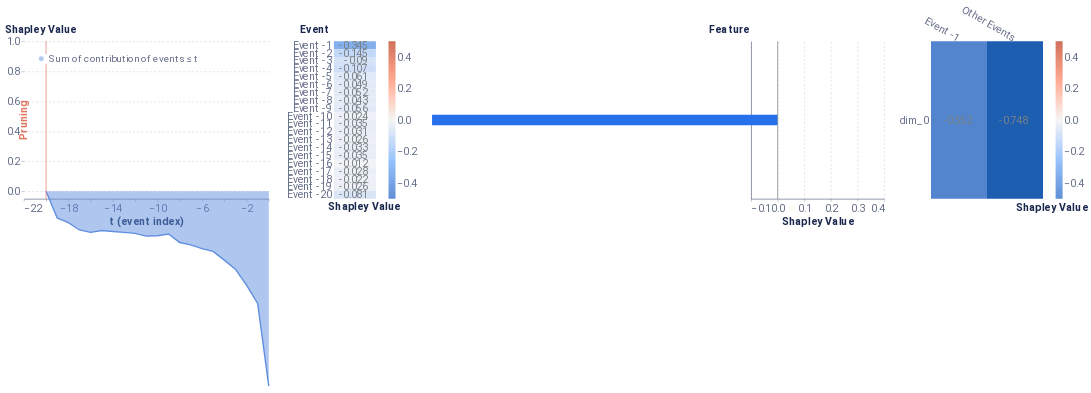

The code cell stored with this chart in its notebook:
### Markdown cell above
#### Average event = 3507

### Code cell
local_event_explaination(3507)

### Figure 1 — Vega-Lite specification as saved in the notebook (floating-point values rounded to 4 significant figures)
{"config": {"axis": {"domain": true, "domainColor": "#666F89", "grid": false, "gridCap": "round", "gridColor": "#B3B7C4", "gridDash": [2, 4], "gridWidth": 0.5, "labelColor": "#666F89", "labelFont": "Roboto, Arial, sans-serif", "labelPadding": 2, "tickColor": "#666F89", "tickOpacity": 0.5, "tickSize": 4, "titleColor": "#19274E", "titleFont": "Roboto, Arial, sans-serif", "titleFontSize": 12}, "axisBand": {"domain": true, "labelPadding": 4, "ticks": false}, "axisY": {"domain": false, "titleAlign": "left", "titleAngle": 0, "titleX": -20, "titleY": -10}, "legend": {"labelColor": "#666F89", "labelFont": "Roboto, Arial, sans-serif", "labelFontSize": 12, "symbolSize": 40, "titleColor": "#19274E", "titleFont": "Roboto, Arial, sans-serif", "titleFontSize": 12, "titlePadding": 4}, "arc": {"stroke": "#FFFFFF", "strokeWidth": 1}, "bar": {"fill": "#2770EB", "stroke": null}, "line": {"stroke": "#2770EB", "strokeWidth": 2}, "path": {"stroke": "#2770EB", "strokeWidth": 0.5}, "point": {"fill": "#2770EB", "shape": "circle", "filled": true}, "rect": {"fill": "#2770EB"}, "rule": {"stroke": "#666F89"}, "shape": {"stroke": "#2770EB"}, "text": {"color": "#19274E", "font": "Roboto, Arial, sans-serif", "fontSize": 12}, "range": {"category": ["#2770EB", "#77B98A", "#DA5252", "#FFC400", "#A87AEA", "#00A39E", "#19274E"], "diverging": ["#006360", "#2BB3AE", "#96D9D7", "#FFFFFF", "#EDAAAA", "#DA5252", "#811D1D"], "heatmap": ["#18448F", "#1B4EA5", "#2770EB", "#4C88EE", "#82ACF3", "#A6C4F7", "#E9F1FD"], "ramp": ["#18448F", "#1B4EA5", "#2770EB", "#4C88EE", "#82ACF3", "#A6C4F7", "#E9F1FD"]}, "background": "#FFFFFF", "group": {"fill": "#FFFFFF"}, "header": {"labelColor": "#19274E", "labelFont": "Roboto, Arial, sans-serif", "labelFontSize": 12, "titleColor": "#19274E", "titleFont": "Roboto, Arial, sans-serif", "titleFontSize": 16}, "title": {"anchor": "start", "color": "#19274E", "font": "Roboto, Arial, sans-serif", "fontSize": 20, "fontWeight": "bold", "offset": 20, "subtitleColor": "#19274E", "subtitleFontSize": 16}, "view": {"continuousHeight": 300, "continuousWidth": 400, "stroke": "transparent"}}, "hconcat": [{"layer": [{"mark": {"type": "area", "opacity": 0.5}, "encoding": {"color": {"field": "Coalition", "legend": {"fillColor": "white", "labelFontSize": 14, "labelLimit": 0, "orient": "top-left", "symbolSize": 50, "symbolStrokeWidth": 0, "title": null}, "scale": {"domain": ["Sum of contribution of events ≤ t"], "range": ["#618FE0"]}, "type": "nominal"}, "x": {"axis": {"labelFontSize": 15, "title": "t (event index)", "titleFontSize": 15}, "field": "t (event index)", "type": "quantitative"}, "y": {"axis": {"grid": true, "labelFontSize": 15, "titleFontSize": 15, "titleX": -28}, "field": "Shapley Value", "scale": {"domain": [-0.05, 1]}, "type": "quantitative"}}}, {"mark": "line", "encoding": {"color": {"field": "Coalition", "legend": {"fillColor": "white", "labelFontSize": 14, "labelLimit": 0, "orient": "top-left", "symbolSize": 50, "symbolStrokeWidth": 0, "title": null}, "scale": {"domain": ["Sum of contribution of events ≤ t"], "range": ["#618FE0"]}, "type": "nominal"}, "x": {"axis": {"labelFontSize": 15, "title": "t (event index)", "titleFontSize": 15}, "field": "t (event index)", "type": "quantitative"}, "y": {"axis": {"grid": true, "labelFontSize": 15, "titleFontSize": 15, "titleX": -28}, "field": "Shapley Value", "scale": {"domain": [-0.05, 1]}, "type": "quantitative"}}}, {"data": {"name": "data-a5230d44a0ee90255047fc67d1705c8b"}, "mark": {"type": "rule", "color": "#E17560"}, "encoding": {"x": {"field": "x", "type": "quantitative"}}}, {"data": {"name": "data-ee8aec25528fa53b6011f1eacee6f6c5"}, "mark": {"type": "text", "angle": 270, "color": "#E17560", "fontSize": 15, "fontWeight": "bold", "text": "Pruning"}, "encoding": {"x": {"field": "x", "type": "quantitative"}}}], "data": {"name": "data-9eb438d748f940b8e0813514955e1880"}, "height": 225, "width": 350}, {"layer": [{"mark": "rect", "encoding": {"color": {"field": "rounded", "legend": {"gradientLength": 225, "gradientThickness": 10, "labelFontSize": 15, "orient": "right"}, "scale": {"domain": [-0.5, 0.5], "range": ["#5f8fd6", "#99c3fb", "#f5f5f5", "#ffaa92", "#d16f5b"]}, "title": null, "type": "quantitative"}, "x": {"axis": {"title": "Shapley Value", "titleFontSize": 15}, "field": "column", "type": "ordinal"}, "y": {"axis": {"domain": false, "labelFontSize": 15, "title": "Event", "titleFontSize": 15, "titleX": -49}, "field": "Feature", "sort": ["Event -1", "Event -2", "Event -3", "Event -4", "Event -5", "Event -6", "Event -7", "Event -8", "Event -9", "Event -10", "Event -11", "Event -12", "Event -13", "Event -14", "Event -15", "Event -16", "Event -17", "Event -18", "Event -19", "Event -20"], "type": "ordinal"}}}, {"mark": {"type": "text", "align": "right", "baseline": "middle", "color": "#798184", "dx": 18, "fontSize": 15}, "encoding": {"text": {"field": "rounded_str", "type": "nominal"}, "x": {"axis": {"domain": false, "labels": false, "title": "Shapley Value", "titleX": 43}, "field": "column", "type": "ordinal"}, "y": {"axis": {"domain": false, "labelFontSize": 15, "title": "Event", "titleFontSize": 15, "titleX": -49}, "field": "Feature", "sort": ["Event -1", "Event -2", "Event -3", "Event -4", "Event -5", "Event -6", "Event -7", "Event -8", "Event -9", "Event -10", "Event -11", "Event -12", "Event -13", "Event -14", "Event -15", "Event -16", "Event -17", "Event -18", "Event -19", "Event -20"], "type": "ordinal"}}}], "data": {"name": "data-0c0d58128ddfea4039cc02bc2ff3f2ab"}, "height": 225, "width": 60}, {"layer": [{"data": {"name": "data-40f9cb17fc84e6c4aa246d41c9695dbb"}, "mark": {"type": "bar", "size": 15, "thickness": 1}, "encoding": {"x": {"axis": {"grid": true, "labelFontSize": 15, "title": "Shapley Value", "titleFontSize": 15}, "field": "Shapley Value", "scale": {"domain": [-0.1, 0.4]}, "type": "quantitative"}, "y": {"axis": {"labelFontSize": 15, "title": "Feature", "titleFontSize": 15, "titleX": -61}, "field": "Feature", "sort": {"field": "sort_col", "order": "descending"}, "type": "nominal"}}}, {"data": {"name": "data-9c00aa9dc2b1c1a0b4bf9b34ead12925"}, "mark": {"type": "rule", "color": "#798184"}, "encoding": {"x": {"field": "x", "type": "quantitative"}}}], "height": 225, "width": 190}, {"layer": [{"mark": "rect", "encoding": {"color": {"field": "rounded", "legend": {"gradientLength": 225, "gradientThickness": 10, "labelFontSize": 15, "orient": "right"}, "scale": {"domain": [-0.5, 0.5], "range": ["#5f8fd6", "#99c3fb", "#f5f5f5", "#ffaa92", "#d16f5b"]}, "title": null, "type": "quantitative"}, "x": {"axis": {"titleFontSize": 15}, "field": "Event", "sort": ["Event -1"], "type": "nominal"}, "y": {"axis": {"domain": false, "labelFontSize": 15, "title": null}, "field": "Feature", "sort": [], "type": "nominal"}}}, {"mark": {"type": "text", "align": "right", "baseline": "middle", "color": "#798184", "dx": 18, "fontSize": 15}, "encoding": {"text": {"field": "rounded_str", "type": "nominal"}, "x": {"axis": {"domain": false, "labelAngle": 30, "labelFontSize": 15, "orient": "top", "title": "Shapley Value", "titleX": 172, "titleY": 245}, "field": "Event", "sort": ["Event -1"], "type": "nominal"}, "y": {"axis": {"domain": false, "labelFontSize": 15, "title": null}, "field": "Feature", "sort": [], "type": "nominal"}}}], "data": {"name": "data-a2de7196c1cd6fe25c071656c2fc4911"}, "height": 225, "width": 160}], "resolve": {"scale": {"color": "independent"}}, "$schema": "https://vega.github.io/schema/vega-lite/v4.17.0.json", "datasets": {"data-9eb438d748f940b8e0813514955e1880": [{"Coalition": "Sum of contribution of events > t", "t (event index)": 0, "Shapley Value": 3.725e-09}, {"Coalition": "Sum of contribution of events ≤ t", "t (event index)": 0, "Shapley Value": -1.299}, {"Coalition": "Sum of contribution of events > t", "t (event index)": -1, "Shapley Value": -0.5515}, {"Coalition": "Sum of contribution of events ≤ t", "t (event index)": -1, "Shapley Value": -0.7479}, {"Coalition": "Sum of contribution of events > t", "t (event index)": -2, "Shapley Value": -0.6742}, {"Coalition": "Sum of contribution of events ≤ t", "t (event index)": -2, "Shapley Value": -0.6252}, {"Coalition": "Sum of contribution of events > t", "t (event index)": -3, "Shapley Value": -0.7803}, {"Coalition": "Sum of contribution of events ≤ t", "t (event index)": -3, "Shapley Value": -0.5191}, {"Coalition": "Sum of contribution of events > t", "t (event index)": -4, "Shapley Value": -0.8403}, {"Coalition": "Sum of contribution of events ≤ t", "t (event index)": -4, "Shapley Value": -0.4591}, {"Coalition": "Sum of contribution of events > t", "t (event index)": -5, "Shapley Value": -0.8986}, {"Coalition": "Sum of contribution of events ≤ t", "t (event index)": -5, "Shapley Value": -0.4009}, {"Coalition": "Sum of contribution of events > t", "t (event index)": -6, "Shapley Value": -0.9172}, {"Coalition": "Sum of contribution of events ≤ t", "t (event index)": -6, "Shapley Value": -0.3822}, {"Coalition": "Sum of contribution of events > t", "t (event index)": -7, "Shapley Value": -0.9423}, {"Coalition": "Sum of contribution of events ≤ t", "t (event index)": -7, "Shapley Value": -0.3572}, {"Coalition": "Sum of contribution of events > t", "t (event index)": -8, "Shapley Value": -0.9581}, {"Coalition": "Sum of contribution of events ≤ t", "t (event index)": -8, "Shapley Value": -0.3414}, {"Coalition": "Sum of contribution of events > t", "t (event index)": -9, "Shapley Value": -1.015}, {"Coalition": "Sum of contribution of events ≤ t", "t (event index)": -9, "Shapley Value": -0.2846}, {"Coalition": "Sum of contribution of events > t", "t (event index)": -10, "Shapley Value": -1.003}, {"Coalition": "Sum of contribution of events ≤ t", "t (event index)": -10, "Shapley Value": -0.2964}, {"Coalition": "Sum of contribution of events > t", "t (event index)": -11, "Shapley Value": -1.001}, {"Coalition": "Sum of contribution of events ≤ t", "t (event index)": -11, "Shapley Value": -0.2989}, {"Coalition": "Sum of contribution of events > t", "t (event index)": -12, "Shapley Value": -1.019}, {"Coalition": "Sum of contribution of events ≤ t", "t (event index)": -12, "Shapley Value": -0.2801}, {"Coalition": "Sum of contribution of events > t", "t (event index)": -13, "Shapley Value": -1.025}, {"Coalition": "Sum of contribution of events ≤ t", "t (event index)": -13, "Shapley Value": -0.274}, {"Coalition": "Sum of contribution of events > t", "t (event index)": -14, "Shapley Value": -1.031}, {"Coalition": "Sum of contribution of events ≤ t", "t (event index)": -14, "Shapley Value": -0.2682}, {"Coalition": "Sum of contribution of events > t", "t (event index)": -15, "Shapley Value": -1.038}, {"Coalition": "Sum of contribution of events ≤ t", "t (event index)": -15, "Shapley Value": -0.2618}, {"Coalition": "Sum of contribution of events > t", "t (event index)": -16, "Shapley Value": -1.025}, {"Coalition": "Sum of contribution of events ≤ t", "t (event index)": -16, "Shapley Value": -0.274}, {"Coalition": "Sum of contribution of events > t", "t (event index)": -17, "Shapley Value": -1.042}, {"Coalition": "Sum of contribution of events ≤ t", "t (event index)": -17, "Shapley Value": -0.2577}, {"Coalition": "Sum of contribution of events > t", "t (event index)": -18, "Shapley Value": -1.091}, {"Coalition": "Sum of contribution of events ≤ t", "t (event index)": -18, "Shapley Value": -0.2087}, {"Coalition": "Sum of contribution of events > t", "t (event index)": -19, "Shapley Value": -1.122}, {"Coalition": "Sum of contribution of events ≤ t", "t (event index)": -19, "Shapley Value": -0.1775}, {"Coalition": "Sum of contribution of events > t", "t (event index)": -20, "Shapley Value": -1.299}, {"Coalition": "Sum of contribution of events ≤ t", "t (event index)": -20, "Shapley Value": 3.725e-09}], "data-a5230d44a0ee90255047fc67d1705c8b": [{"x": -20}], "data-ee8aec25528fa53b6011f1eacee6f6c5": [{"x": -22}], "data-0c0d58128ddfea4039cc02bc2ff3f2ab": [{"Shapley Value": -0.3447, "Feature": "Event -1", "row": 1, "column": 1, "rounded": -0.345, "rounded_str": "-0.345"}, {"Shapley Value": -0.1447, "Feature": "Event -2", "row": 2, "column": 1, "rounded": -0.145, "rounded_str": "-0.145"}, {"Shapley Value": -0.09013, "Feature": "Event -3", "row": 3, "column": 1, "rounded": -0.09, "rounded_str": "-0.09"}, {"Shapley Value": -0.1072, "Feature": "Event -4", "row": 4, "column": 1, "rounded": -0.107, "rounded_str": "-0.107"}, {"Shapley Value": -0.06085, "Feature": "Event -5", "row": 5, "column": 1, "rounded": -0.061, "rounded_str": "-0.061"}, {"Shapley Value": -0.04937, "Feature": "Event -6", "row": 6, "column": 1, "rounded": -0.049, "rounded_str": "-0.049"}, {"Shapley Value": -0.05223, "Feature": "Event -7", "row": 7, "column": 1, "rounded": -0.052, "rounded_str": "-0.052"}, {"Shapley Value": -0.04281, "Feature": "Event -8", "row": 8, "column": 1, "rounded": -0.043, "rounded_str": "-0.043"}, {"Shapley Value": -0.05595, "Feature": "Event -9", "row": 9, "column": 1, "rounded": -0.056, "rounded_str": "-0.056"}, {"Shapley Value": -0.02354, "Feature": "Event -10", "row": 10, "column": 1, "rounded": -0.024, "rounded_str": "-0.024"}, {"Shapley Value": -0.03485, "Feature": "Event -11", "row": 11, "column": 1, "rounded": -0.035, "rounded_str": "-0.035"}, {"Shapley Value": -0.03057, "Feature": "Event -12", "row": 12, "column": 1, "rounded": -0.031, "rounded_str": "-0.031"}, {"Shapley Value": -0.0258, "Feature": "Event -13", "row": 13, "column": 1, "rounded": -0.026, "rounded_str": "-0.026"}, {"Shapley Value": -0.03304, "Feature": "Event -14", "row": 14, "column": 1, "rounded": -0.033, "rounded_str": "-0.033"}, {"Shapley Value": -0.03508, "Feature": "Event -15", "row": 15, "column": 1, "rounded": -0.035, "rounded_str": "-0.035"}, {"Shapley Value": -0.01178, "Feature": "Event -16", "row": 16, "column": 1, "rounded": -0.012, "rounded_str": "-0.012"}, {"Shapley Value": -0.02788, "Feature": "Event -17", "row": 17, "column": 1, "rounded": -0.028, "rounded_str": "-0.028"}, {"Shapley Value": -0.02177, "Feature": "Event -18", "row": 18, "column": 1, "rounded": -0.022, "rounded_str": "-0.022"}, {"Shapley Value": -0.0264, "Feature": "Event -19", "row": 19, "column": 1, "rounded": -0.026, "rounded_str": "-0.026"}, {"Shapley Value": -0.08083, "Feature": "Event -20", "row": 20, "column": 1, "rounded": -0.081, "rounded_str": "-0.081"}], "data-40f9cb17fc84e6c4aa246d41c9695dbb": [{"Random seed": 42, "NSamples": 32000, "Feature": "dim_0", "Shapley Value": -1.299, "sort_col": 1.299}], "data-9c00aa9dc2b1c1a0b4bf9b34ead12925": [{"x": 0}], "data-a2de7196c1cd6fe25c071656c2fc4911": [{"Event": "Event -1", "Feature": "dim_0", "Shapley Value": -0.5515, "rounded": -0.552, "rounded_str": "-0.552"}, {"Event": "Other Events", "Feature": "dim_0", "Shapley Value": -0.7479, "rounded": -0.748, "rounded_str": "-0.748"}]}}
